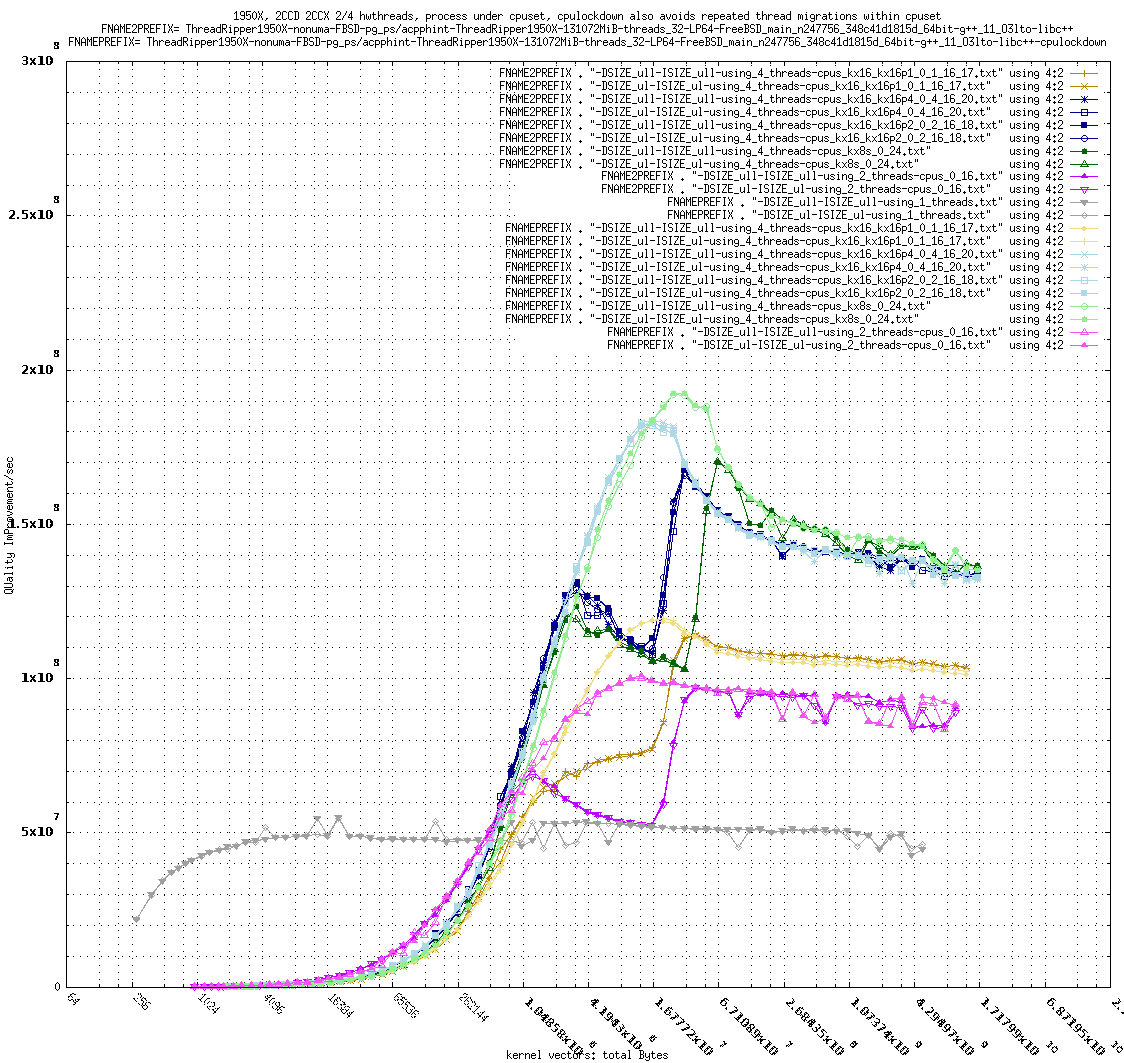

Reproduce this figure in gnuplot.
reset session
GNUTERM = "x11"
COMPILERLIBRARY2="g++_11_O3lto-libc++"
FNAME2PREFIX=    "ThreadRipper1950X-nonuma-FBSD-pg_ps/acpphint-ThreadRipper1950X-131072MiB-threads_32-LP64-FreeBSD_main_n247756_348c41d1815d_64bit-" . COMPILERLIBRARY2
COMPILERLIBRARY= "g++_11_O3lto-libc++-cpulockdown"
FNAMEPREFIX=     "ThreadRipper1950X-nonuma-FBSD-pg_ps/acpphint-ThreadRipper1950X-131072MiB-threads_32-LP64-FreeBSD_main_n247756_348c41d1815d_64bit-" . COMPILERLIBRARY
RAMLOWERBOUND=   64
RAMUPPERBOUND=   2**38
QUIPSUPPERBOUND= 3e8
TIMELOWERBOUND=  1e-8
TIMEUPPERBOUND=  1.6
set title "1950X, 2CCD 2CCX/4CXX 2/4 hwthreads, process under cpuset, cpulockdown also avoids repeated thread migrations within cpuset\n" . \
          "FNAME2PREFIX= " . FNAME2PREFIX . "\nFNAMEPREFIX= " . FNAMEPREFIX noenhanced
set ylabel "QUality ImProvement/sec"
unset logscale y
set ytics border mirror
set mytics 5
RAMLABEL= "kernel vectors: total Bytes"
RAMLOGSCALE= 4
TIMELABEL= "Median for: mean seconds per lap"
TIMELOGSCALE= 10
set xlabel RAMLABEL
set logscale x RAMLOGSCALE
set xtics border mirror in RAMLOGSCALE rotate by -45
set mxtics RAMLOGSCALE-1
set grid xtics mxtics ytics mytics
plot [RAMLOWERBOUND:RAMUPPERBOUND][0:QUIPSUPPERBOUND] \
 FNAME2PREFIX . "-DSIZE_ull-ISIZE_ull-using_4_threads-cpus_kx16_kx16p1_0_1_16_17.txt" using 4:2 with linespoints linecolor rgb "dark-goldenrod" \
,FNAME2PREFIX . "-DSIZE_ul-ISIZE_ul-using_4_threads-cpus_kx16_kx16p1_0_1_16_17.txt"   using 4:2 with linespoints linecolor rgb "dark-goldenrod" \
,FNAME2PREFIX . "-DSIZE_ull-ISIZE_ull-using_4_threads-cpus_kx16_kx16p4_0_4_16_20.txt" using 4:2 with linespoints linecolor rgb "dark-blue" \
,FNAME2PREFIX . "-DSIZE_ul-ISIZE_ul-using_4_threads-cpus_kx16_kx16p4_0_4_16_20.txt"   using 4:2 with linespoints linecolor rgb "dark-blue" \
,FNAME2PREFIX . "-DSIZE_ull-ISIZE_ull-using_4_threads-cpus_kx16_kx16p2_0_2_16_18.txt" using 4:2 with linespoints linecolor rgb "dark-blue" \
,FNAME2PREFIX . "-DSIZE_ul-ISIZE_ul-using_4_threads-cpus_kx16_kx16p2_0_2_16_18.txt"   using 4:2 with linespoints linecolor rgb "dark-blue" \
,FNAME2PREFIX . "-DSIZE_ull-ISIZE_ull-using_4_threads-cpus_kx8s_0_24.txt"             using 4:2 with linespoints linecolor rgb "dark-green" \
,FNAME2PREFIX . "-DSIZE_ul-ISIZE_ul-using_4_threads-cpus_kx8s_0_24.txt"               using 4:2 with linespoints linecolor rgb "dark-green" \
,FNAME2PREFIX . "-DSIZE_ull-ISIZE_ull-using_2_threads-cpus_0_16.txt" using 4:2 with linespoints linecolor rgb "dark-magenta" \
,FNAME2PREFIX . "-DSIZE_ul-ISIZE_ul-using_2_threads-cpus_0_16.txt"   using 4:2 with linespoints linecolor rgb "dark-magenta" \
,FNAMEPREFIX . "-DSIZE_ull-ISIZE_ull-using_1_threads.txt" using 4:2 with linespoints linecolor rgb "dark-grey" \
,FNAMEPREFIX . "-DSIZE_ul-ISIZE_ul-using_1_threads.txt"   using 4:2 with linespoints linecolor rgb "dark-grey" \
,FNAMEPREFIX . "-DSIZE_ull-ISIZE_ull-using_4_threads-cpus_kx16_kx16p1_0_1_16_17.txt" using 4:2 with linespoints linecolor rgb "light-goldenrod" \
,FNAMEPREFIX . "-DSIZE_ul-ISIZE_ul-using_4_threads-cpus_kx16_kx16p1_0_1_16_17.txt"   using 4:2 with linespoints linecolor rgb "light-goldenrod" \
,FNAMEPREFIX . "-DSIZE_ull-ISIZE_ull-using_4_threads-cpus_kx16_kx16p4_0_4_16_20.txt" using 4:2 with linespoints linecolor rgb "light-blue" \
,FNAMEPREFIX . "-DSIZE_ul-ISIZE_ul-using_4_threads-cpus_kx16_kx16p4_0_4_16_20.txt"   using 4:2 with linespoints linecolor rgb "light-blue" \
,FNAMEPREFIX . "-DSIZE_ull-ISIZE_ull-using_4_threads-cpus_kx16_kx16p2_0_2_16_18.txt" using 4:2 with linespoints linecolor rgb "light-blue" \
,FNAMEPREFIX . "-DSIZE_ul-ISIZE_ul-using_4_threads-cpus_kx16_kx16p2_0_2_16_18.txt"   using 4:2 with linespoints linecolor rgb "light-blue" \
,FNAMEPREFIX . "-DSIZE_ull-ISIZE_ull-using_4_threads-cpus_kx8s_0_24.txt"             using 4:2 with linespoints linecolor rgb "light-green" \
,FNAMEPREFIX . "-DSIZE_ul-ISIZE_ul-using_4_threads-cpus_kx8s_0_24.txt"               using 4:2 with linespoints linecolor rgb "light-green" \
,FNAMEPREFIX . "-DSIZE_ull-ISIZE_ull-using_2_threads-cpus_0_16.txt" using 4:2 with linespoints linecolor rgb "light-magenta" \
,FNAMEPREFIX . "-DSIZE_ul-ISIZE_ul-using_2_threads-cpus_0_16.txt"   using 4:2 with linespoints linecolor rgb "light-magenta"
#    EOF
